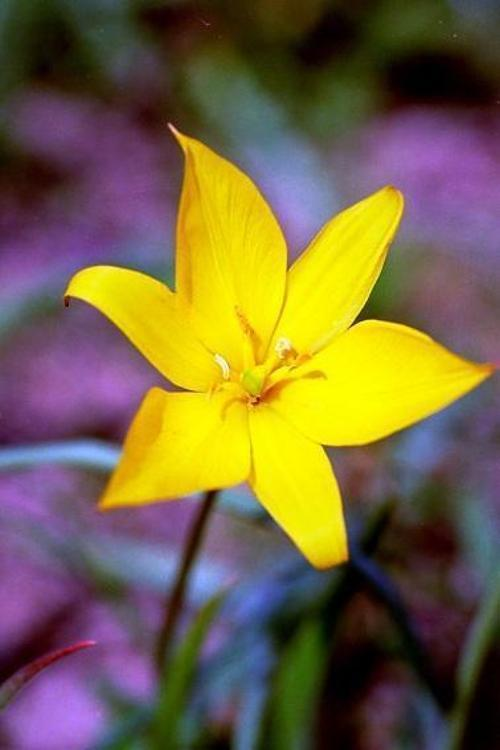
#> input picture SVM/flower_scatch/dataset/train/tulip/1.jpg, 500 x 750 px; its folder holds only this picture in this run
$ python train.py   (older library calls are emulated)
#> lines starting #> are read from the running program, lines starting #| are printed output that depends on the picture
#-----------------------------------
# GLOBAL FEATURE EXTRACTION
#-----------------------------------
from sklearn.preprocessing import LabelEncoder
from sklearn.preprocessing import MinMaxScaler
from sklearn.model_selection import train_test_split
import numpy as np
import mahotas
import cv2
import os
import glob
from sklearn.svm import SVC
import matplotlib.pyplot as plt
# import h5py

#--------------------
# tunable-parameters
#--------------------
images_per_class = 9
fixed_size       = tuple((500, 500))
train_path       = "dataset/train"
bins             = 8


# feature-descriptor-1: Hu Moments
def fd_hu_moments(image):
    image = cv2.cvtColor(image, cv2.COLOR_BGR2GRAY)
    feature = cv2.HuMoments(cv2.moments(image)).flatten()
    return feature


# feature-descriptor-2: Haralick Texture
def fd_haralick(image):
    # convert the image to grayscale
    gray = cv2.cvtColor(image, cv2.COLOR_BGR2GRAY)
    # compute the haralick texture feature vector
    haralick = mahotas.features.haralick(gray).mean(axis=0)
    # return the result
    return haralick

# feature-descriptor-3: Color Histogram
def fd_histogram(image, mask=None):
    # convert the image to HSV color-space
    image = cv2.cvtColor(image, cv2.COLOR_BGR2HSV)
    # compute the color histogram
    hist  = cv2.calcHist([image], [0, 1, 2], None, [bins, bins, bins], [0, 256, 0, 256, 0, 256])
    # normalize the histogram
    cv2.normalize(hist, hist)
    # return the histogram
    return hist.flatten()


# get the training labels
train_labels = os.listdir(train_path)

# sort the training labels
train_labels.sort()

# empty lists to hold feature vectors and labels
global_features = []
labels          = []

def train_file():
# loop over the training data sub-folders
    i = -1
    for training_name in train_labels:
        # join the training data path and each species training folder
        dir = os.path.join(train_path, training_name)

        # get the current training label
        current_label = i

    # loop over the images in each sub-folder
        for file in glob.glob(os.path.join(dir, '*.jpg')):
            # get the image file name
            # file = dir + "/image_000" + str(x) + ".jpg"
            print(file)

            # read the image and resize it to a fixed-size
            image = cv2.imread(file)
#> image is the input picture: shape (750, 500, 3); mean B, G, R 65.3, 101.1, 117.5
            image = cv2.resize(image, fixed_size)
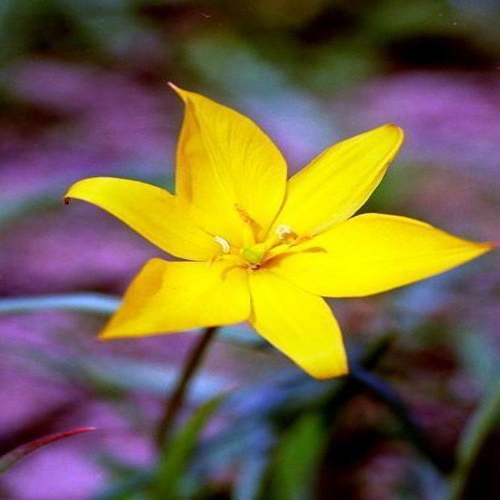
#> image: shape (500, 500, 3); mean B, G, R 65.4, 101.2, 117.6

            ####################################
            # Global Feature extraction
            ####################################
            fv_hu_moments = fd_hu_moments(image)
#> in fd_hu_moments, `image = cv2.cvtColor(image, cv2.COLOR_BGR2GRAY)`:
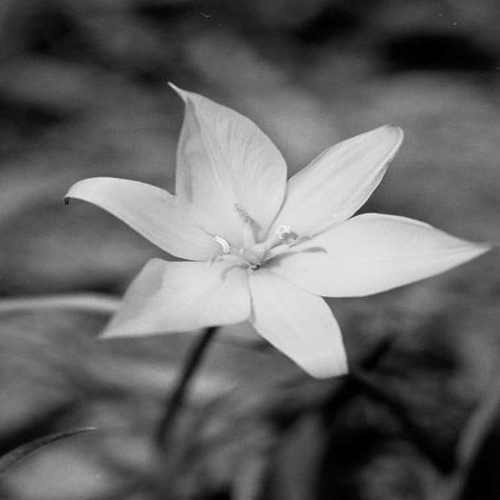
#> image: shape (500, 500); min 0, max 244, mean 102
#> in fd_hu_moments, `feature = cv2.HuMoments(cv2.moments(image)).flatten()`: feature = [0.00121, 5.24e-08, 3.96e-11, 6.76e-12, 9.88e-23, 9.34e-16, -4.98e-23]
#> fv_hu_moments has the same summary as feature in fd_hu_moments
            fv_haralick   = fd_haralick(image)
            fv_histogram  = fd_histogram(image)

            ###################################
            # Concatenate global features
            ###################################
            global_feature = np.hstack([fv_histogram, fv_haralick, fv_hu_moments])

            # update the list of labels and feature vectors
            labels.append(current_label)
            global_features.append(global_feature)

            print(labels)
        i = 1
    np.savetxt('feature-datas.txt', global_features)
    np.savetxt('label-datas.txt', labels)
    print("[STATUS] processed folder: {}".format(current_label))

#> (the run stopped early here; a loop or call above may not have finished)

$ run again, on SVM/flower_scatch/dataset/train/windflower/1.jpg
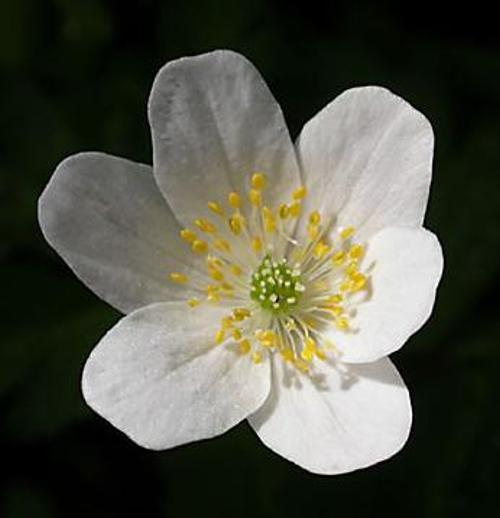
#> input picture SVM/flower_scatch/dataset/train/windflower/1.jpg, 500 x 518 px
#> in train_file, image is the input picture: shape (518, 500, 3); mean B, G, R 71.5, 84.8, 83.8
#> in fd_hu_moments, `image = cv2.cvtColor(image, cv2.COLOR_BGR2GRAY)`:
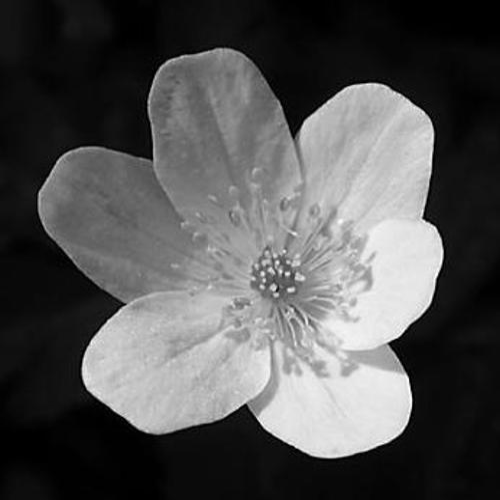
#> image: shape (500, 500); min 0, max 255, mean 82.9
#> feature = [0.00108, 3.63e-11, 1.17e-11, 2.36e-11, -2.87e-23, -6.82e-17, -3.91e-22]
#> fv_hu_moments has the same summary as feature in fd_hu_moments

$ run again, on SVM/flower_scatch/dataset/train/tulip/10.jpg
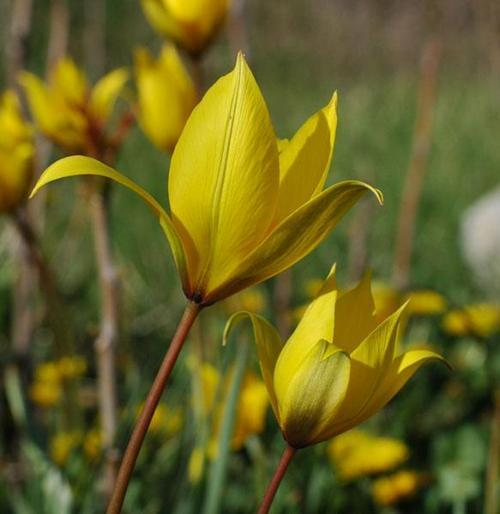
#> input picture SVM/flower_scatch/dataset/train/tulip/10.jpg, 500 x 514 px
#> in train_file, image is the input picture: shape (514, 500, 3); mean B, G, R 34.9, 99.3, 104.3
#> in fd_hu_moments, `image = cv2.cvtColor(image, cv2.COLOR_BGR2GRAY)`:
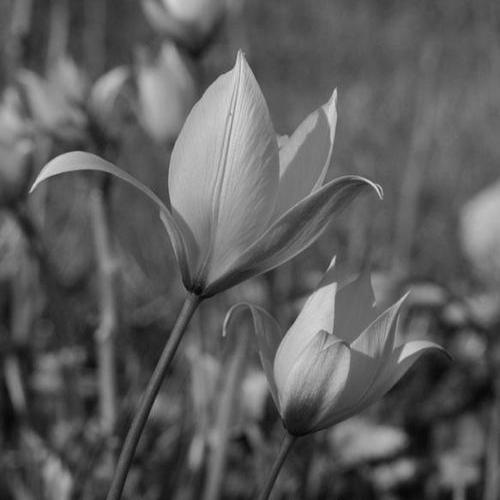
#> image: shape (500, 500); min 7, max 225, mean 93.4
#> feature = [0.00164, 2.19e-09, 2.71e-11, 1.51e-11, 2.53e-22, -6.41e-16, -1.71e-22]
#> fv_hu_moments has the same summary as feature in fd_hu_moments

$ run again, on SVM/flower_scatch/dataset/train/tulip/11.jpg
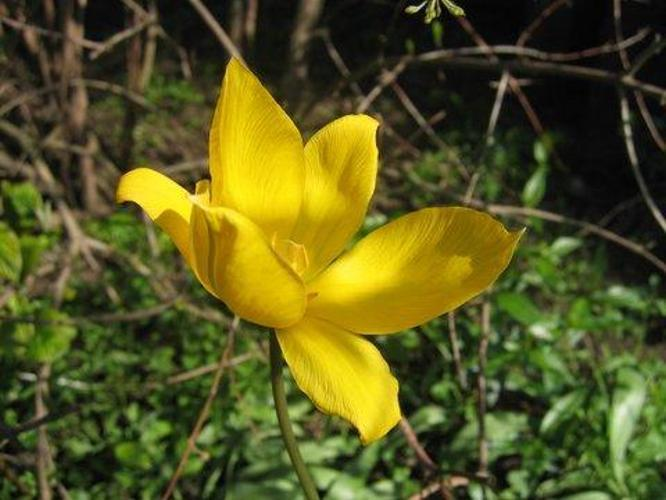
#> input picture SVM/flower_scatch/dataset/train/tulip/11.jpg, 666 x 500 px
#> in train_file, image is the input picture: shape (500, 666, 3); mean B, G, R 30.5, 86.6, 87.1
#> in train_file, `image = cv2.resize(image, fixed_size)`:
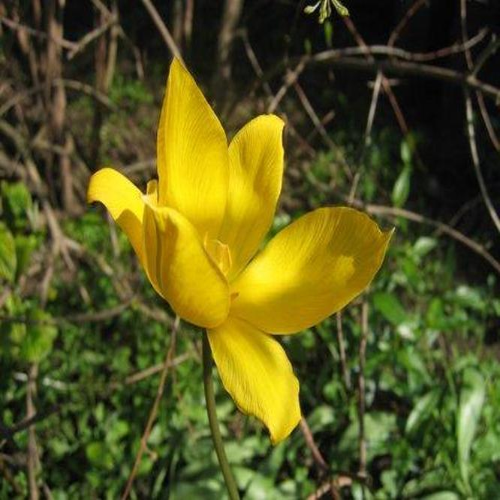
#> image: shape (500, 500, 3); mean B, G, R 30.5, 86.6, 87.1
#> in fd_hu_moments, `image = cv2.cvtColor(image, cv2.COLOR_BGR2GRAY)`:
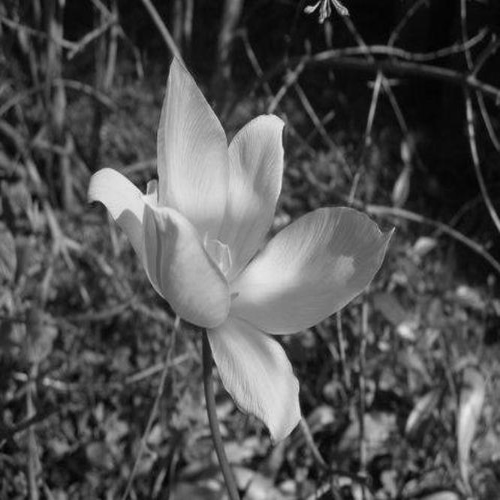
#> image: shape (500, 500); min 0, max 240, mean 80.3
#> feature = [0.00162, 9.26e-08, 9.94e-11, 8.09e-12, 9.75e-23, 3.25e-16, 2.08e-22]
#> fv_hu_moments has the same summary as feature in fd_hu_moments
